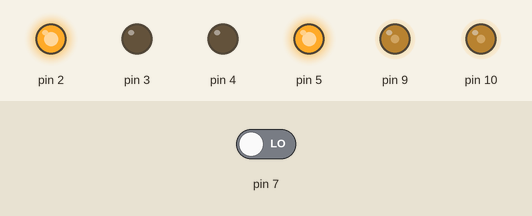
The sketch below on a simulated Arduino Uno, built with avr-gcc and run on an emulated ATmega328P. Parts: output pins drawn as LEDs (lit = HIGH). The test bench sets the inputs (shaded band); at power-on: pin 7 LOW.

Above: at 1.2 s.
1.3 s: pin 7 driven HIGH
At 2.5 s:
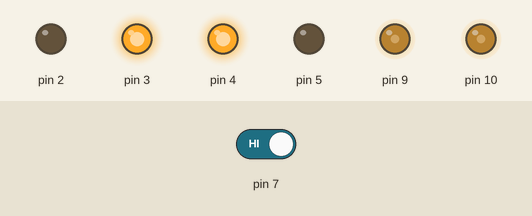
2.8 s: pin 7 driven LOW
At 3.8 s:
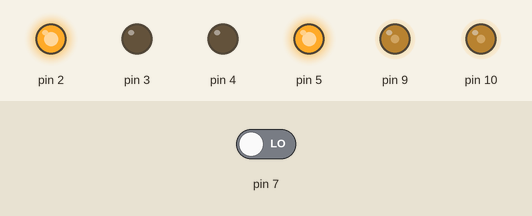
Timing chart, 0 to 5.8 s (numbered marks = the images above; inputs shaded):
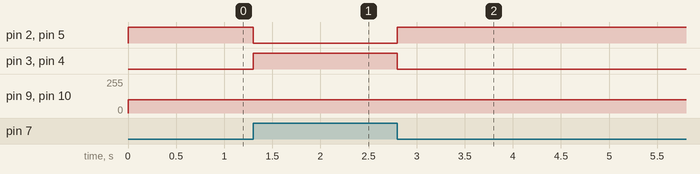

The sketch:

Task2-DCmotor.ino
```cpp
int sw = 0;

void setup()
{
  pinMode(2, OUTPUT);
  pinMode(3, OUTPUT);
  pinMode(4, OUTPUT);
  pinMode(5, OUTPUT);
  pinMode(9, OUTPUT);
  pinMode(10, OUTPUT);
  pinMode(7, INPUT);

}

void loop()
{
  sw=digitalRead(7);

  if(sw != 0)
  {digitalWrite(2, LOW);
  digitalWrite(3, HIGH);
  digitalWrite(4, HIGH);
  digitalWrite(5, LOW);
  analogWrite(9, 100);
  analogWrite(10, 100); }

  else {digitalWrite(2, HIGH);
  digitalWrite(3, LOW);
  digitalWrite(4, LOW);
  digitalWrite(5, HIGH);
  analogWrite(9, 100);
  analogWrite(10, 100); }
}
```

Measured:
- after the input at 1.3 s, pin 2, pin 5: HIGH → LOW at once; pin 3, pin 4: LOW → HIGH at once
- after the input at 2.8 s, pin 2, pin 5: LOW → HIGH at once; pin 3, pin 4: HIGH → LOW at once
